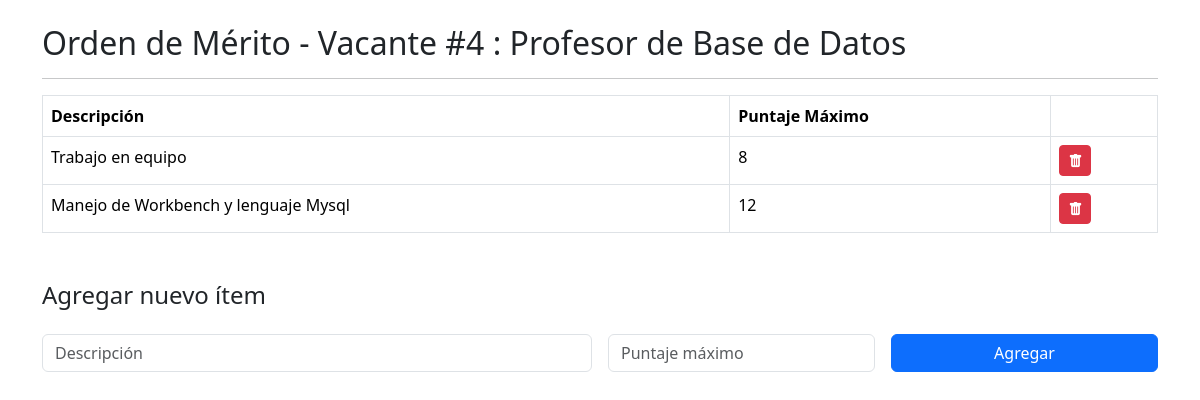
The page /php/orden_de_merito.php?id=4 (signed in) on the database its author committed.
### tables this page shows
CREATE TABLE `vacante` (
  `ID` int(11) NOT NULL,
  `estado` varchar(256) NOT NULL,
  `descripcion` varchar(525) NOT NULL,
  `fecha_ini` date NOT NULL,
  `fecha_fin` date NOT NULL,
  `titulo` varchar(150) NOT NULL,
  `ID_Jefe` int(11) NOT NULL
);

CREATE TABLE `item` (
  `nro_item` int(11) NOT NULL,
  `ID_Vacante` int(11) NOT NULL,
  `descripcion` varchar(256) NOT NULL,
  `valor_max` int(11) NOT NULL
);

### php/orden_de_merito.php (the view, shortened to what this page needs)
<?php
require("conection.php");
$idVacante = intval($_GET['id']);
$sqlItemsVacantes = "SELECT * FROM vacante WHERE ID = $idVacante";
$resultado2 = mysqli_query($conn, $sqlItemsVacantes);
$sqlItems = "SELECT * FROM item WHERE ID_Vacante = $idVacante";
$resultado = mysqli_query($conn, $sqlItems);
?>
<!DOCTYPE html>
<html lang="es">
<head>
  <link href="https://cdn.jsdelivr.net/npm/bootstrap@5.3.3/dist/css/bootstrap.min.css" rel="stylesheet">
  <link href="https://cdn.jsdelivr.net/npm/bootstrap-icons@1.10.5/font/bootstrap-icons.css" rel="stylesheet">
</head>
<body class="container py-4">
  <?php
  if ($resultado2 && mysqli_num_rows($resultado2) > 0) {
    $vacante = mysqli_fetch_assoc($resultado2);
    echo "<h2>Orden de Mérito - Vacante #". $idVacante ." : " .$vacante['titulo']."</h2>" ;
} else {
    echo "<p>No se encontró la vacante.</p>";
}
  echo "<hr>";
  ?>
  <table class="table table-bordered">
    <thead>
  <tr>
    <th>Descripción</th>
    <th>Puntaje Máximo</th>
    <th> </th>
  </tr>
</thead>
    <tbody>
      <tbody>
  <?php while ($item = mysqli_fetch_assoc($resultado)): ?>
    <tr>
      <td><?= htmlspecialchars($item['descripcion']) ?></td>
      <td><?= $item['valor_max'] ?></td>
      <td>
        <form method="post" action="orden_de_merito.php?id=<?= $idVacante ?>" style="display:inline;">
          <button type="submit" class="btn btn-danger btn-sm" title="Eliminar">
  <i class="bi bi-trash-fill text-white"></i>
</button>
        </form>
      </td>
    </tr>
  <?php endwhile; ?>
</tbody>
    </tbody>
  </table>
  <h4 class="mt-5">Agregar nuevo ítem</h4>
  <form action="orden_de_merito.php?id=<?= $idVacante ?>" method="post" class="row g-3 mt-2">
    <div class="col-md-6">
      <input type="text" name="descripcion" class="form-control" placeholder="Descripción" required>
    </div>
    <div class="col-md-3">
      <input type="number" name="puntaje_max" class="form-control" placeholder="Puntaje máximo" min="0" required>
    </div>
    <div class="col-md-3">
      <button type="submit" class="btn btn-primary w-100">Agregar</button>
    </div>
  </form>
</body>
</html>

### rows shown on the page
vacante: titulo "Profesor de Base de Datos"
item: descripcion "Trabajo en equipo", valor_max "8"
item: descripcion "Manejo de Workbench y lenguaje Mysql", valor_max "12"

### other values the page prints
$idVacante "4"
